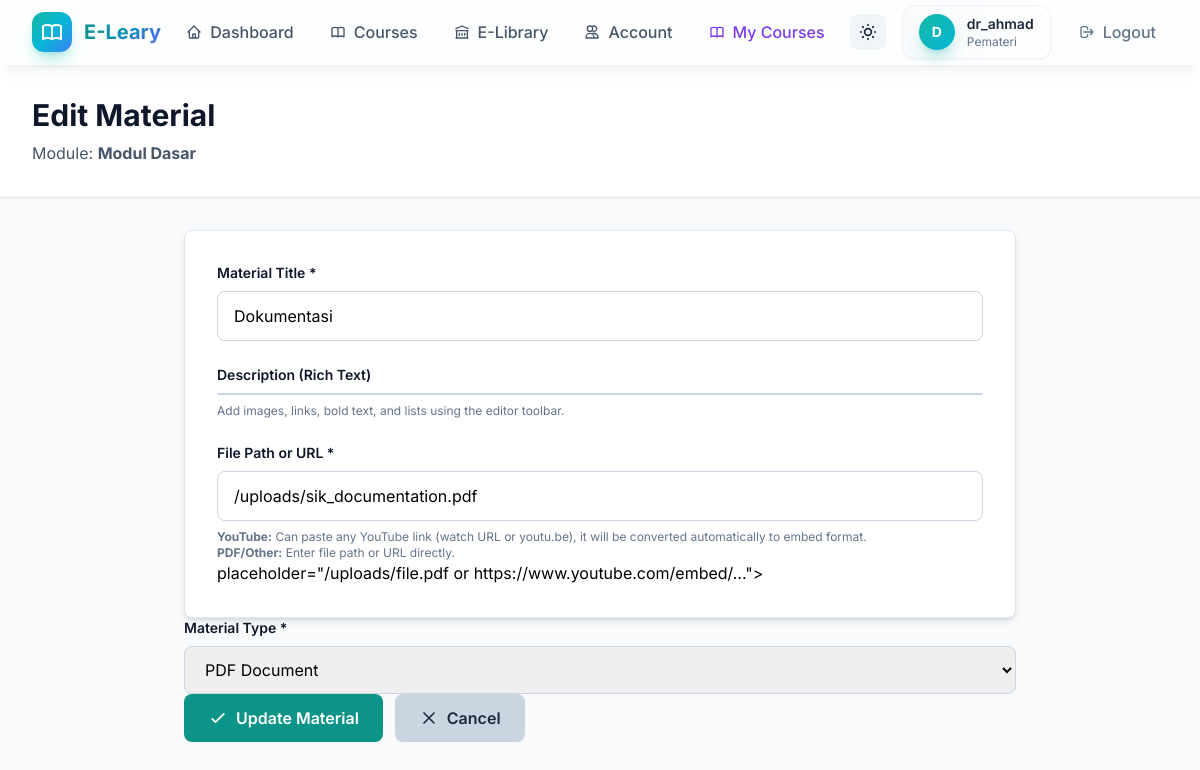
The app's page /admin/materials/3/edit (signed in) with its own data.
### models.py (models this page shows, shortened)
class User(UserMixin, db.Model):
    id = db.Column(db.Integer, primary_key=True)
    username = db.Column(db.String(120), unique=True, nullable=False, index=True)
    email = db.Column(db.String(120), unique=True, nullable=False, index=True)
    password_hash = db.Column(db.String(255), nullable=False)
    role = db.Column(db.String(20), default='user', nullable=False)  # 'admin', 'pemateri', or 'user'
    pending_role = db.Column(db.String(20), nullable=True)  # Requested role pending admin approval
    division = db.Column(db.String(100), nullable=True)  # e.g., Medical, IT, Admin, Mahasiswa/Koas
    profile_image = db.Column(db.String(255), nullable=True)  # Relative path under /uploads
    bio = db.Column(db.Text, nullable=True)
    created_at = db.Column(db.DateTime, default=datetime.utcnow)
    uploaded_books = db.relationship('LibraryBook', backref='uploader', lazy='dynamic', foreign_keys='LibraryBook.uploader_id')
    attendance_logs = db.relationship('AttendanceLog', backref='user', lazy='dynamic')
    enrollments = db.relationship('CourseEnrollment', backref='user', lazy='dynamic')
    instructed_courses = db.relationship('Course', backref='instructor_user', lazy='dynamic', foreign_keys='Course.instructor_id')
    def is_admin(self):
        return self.role == 'admin'
    def can_manage_courses(self):
        return self.role in ['admin', 'pemateri']

class CourseModule(db.Model):
    id = db.Column(db.Integer, primary_key=True)
    course_id = db.Column(db.Integer, db.ForeignKey('course.id'), nullable=False, index=True)
    title = db.Column(db.String(255), nullable=False)
    description = db.Column(db.Text, nullable=True)
    order_index = db.Column(db.Integer, default=0, nullable=False)
    created_at = db.Column(db.DateTime, default=datetime.utcnow)
    materials = db.relationship('CourseMaterial', backref='module', lazy='dynamic', cascade='all, delete-orphan')

class CourseMaterial(db.Model):
    id = db.Column(db.Integer, primary_key=True)
    module_id = db.Column(db.Integer, db.ForeignKey('course_module.id'), nullable=False, index=True)
    title = db.Column(db.String(255), nullable=False)
    description = db.Column(db.Text, nullable=True)
    file_path = db.Column(db.String(255), nullable=True)  # Path to uploaded file or external URL
    type = db.Column(db.String(50), default='pdf', nullable=False)  # 'pdf', 'video', 'assignment'
    created_at = db.Column(db.DateTime, default=datetime.utcnow)

### app/routes/admin.py (the view, shortened to what this page needs)
    @app.route('/admin/materials/<int:material_id>/edit', methods=['GET', 'POST'])
    @login_required
    @pemateri_required
    def edit_material(material_id):
        material = CourseMaterial.query.get_or_404(material_id)
        module = material.module
        course = module.course
        if not current_user.is_admin() and course.instructor_id != current_user.id:
            flash('You do not have permission to manage this course.', 'danger')
            return redirect(url_for('admin_courses'))
        return render_template('admin_edit_material.html', material=material, module=module, course=course)

### app/utils.py (called while the page is built)
def pemateri_required(f):
    @wraps(f)
    def decorated_function(*args, **kwargs):
        if not current_user.is_authenticated or not current_user.can_manage_courses():
            flash('Instructor or Admin access required.', 'danger')
            return redirect(url_for('index'))
        return f(*args, **kwargs)
    return decorated_function

### templates/admin_edit_material.html (shortened to what this page needs)
{% extends 'base.html' %}
{% block head %}
<link href="https://cdn.jsdelivr.net/npm/quill@1.3.7/dist/quill.snow.css" rel="stylesheet">
{% endblock %}
{% block content %}
<div class="min-h-screen bg-slate-50">
    <div class="bg-white border-b border-slate-200 shadow-sm">
        <div class="max-w-7xl mx-auto px-4 py-8 sm:px-6 lg:px-8">
            <h1 class="text-3xl font-bold text-slate-900">Edit Material</h1>
            <p class="mt-2 text-slate-600">Module: <strong>{{ module.title }}</strong></p>
        </div>
    </div>
    <div class="max-w-4xl mx-auto px-4 py-8 sm:px-6 lg:px-8">
        <div class="bg-white rounded-lg shadow-md p-8 border border-slate-200">
            <form method="POST" class="space-y-6">
                <div>
                    <label for="title" class="block text-sm font-semibold text-slate-900 mb-2">Material Title *</label>
                    <input type="text" id="title" name="title" required
                           value="{{ material.title }}"
                           class="w-full px-4 py-3 border border-slate-300 rounded-lg focus:outline-none focus:border-teal-600 focus:ring-2 focus:ring-teal-100"
                           placeholder="e.g., Apa itu SIK?">
                </div>
                <div>
                    <label for="description" class="block text-sm font-semibold text-slate-900 mb-2">Description (Rich Text)</label>
                    <div id="material-description-editor" class="bg-white rounded-lg border border-slate-300"></div>
                    <p class="text-xs text-slate-500 mt-2">Add images, links, bold text, and lists using the editor toolbar.</p>
                </div>
                <div>
                    <label for="file_path" class="block text-sm font-semibold text-slate-900 mb-2">File Path or URL *</label>
                    <input type="text" id="file_path" name="file_path" required
                           value="{{ material.file_path }}"
                           class="w-full px-4 py-3 border border-slate-300 rounded-lg focus:outline-none focus:border-teal-600 focus:ring-2 focus:ring-teal-100"
                           placeholder="/uploads/file.pdf or https://www.youtube.com/watch?v=...">
                    <p class="text-xs text-slate-500 mt-2">
                        <strong>YouTube:</strong> Can paste any YouTube link (watch URL or youtu.be), it will be converted automatically to embed format.
                        <br><strong>PDF/Other:</strong> Enter file path or URL directly.
                    </p>
                </div>
                           placeholder="/uploads/file.pdf or https://www.youtube.com/embed/...">
                </div>
                <div>
                    <label for="type" class="block text-sm font-semibold text-slate-900 mb-2">Material Type *</label>
                    <select id="type" name="type" required class="w-full px-4 py-3 border border-slate-300 rounded-lg focus:outline-none focus:border-teal-600 focus:ring-2 focus:ring-teal-100">
                        <option value="pdf" {% if material.type == 'pdf' %}selected{% endif %}>PDF Document</option>
                    </select>
                </div>
                <div class="flex items-center gap-3">
                    <button type="submit" class="bg-teal-600 hover:bg-teal-700 text-white font-semibold py-3 px-6 rounded-lg transition-colors flex items-center gap-2">
                        <svg class="w-5 h-5" fill="none" stroke="currentColor" viewBox="0 0 24 24">
                            <path stroke-linecap="round" stroke-linejoin="round" stroke-width="2" d="M5 13l4 4L19 7"/>
                        </svg>
                        Update Material
                    </button>
                    <a href="{{ url_for('manage_materials', module_id=module.id) }}"
                       class="bg-slate-300 hover:bg-slate-400 text-slate-800 font-semibold py-3 px-6 rounded-lg transition-colors flex items-center gap-2">
                        <svg class="w-5 h-5" fill="none" stroke="currentColor" viewBox="0 0 24 24">
                            <path stroke-linecap="round" stroke-linejoin="round" stroke-width="2" d="M6 18L18 6M6 6l12 12"/>
                        </svg>
                        Cancel
                    </a>
                </div>
        </div>
    </div>
{% endblock %}

### templates/base.html (shortened to what this page needs)
<!DOCTYPE html>
<html lang="en" id="html-root">
<head>
    <script src="https://cdn.tailwindcss.com"></script>
    {% block head %}{% endblock %}
</head>
<body class="bg-gradient-mesh min-h-screen dark:bg-slate-900 dark:text-slate-100">
    <nav class="glass dark:glass-dark border-b border-white/20 dark:border-slate-700 sticky top-0 z-40 shadow-lg shadow-black/5">
        <div class="max-w-7xl mx-auto px-4 sm:px-6 lg:px-8">
            <div class="flex justify-between items-center h-16">
                <div class="flex items-center gap-3">
                    <div class="w-10 h-10 bg-gradient-to-br from-teal-500 via-cyan-500 to-blue-500 rounded-xl flex items-center justify-center shadow-lg shadow-teal-500/30 animate-pulse-slow">
                    </div>
                    <span class="text-xl font-bold gradient-text">E-Leary</span>
                </div>
                {% if current_user.is_authenticated %}
                    <div class="hidden md:flex items-center gap-1">
                        <a href="{{ url_for('index') }}" class="px-4 py-2 rounded-lg text-slate-600 dark:text-slate-300 hover:text-teal-600 dark:hover:text-teal-400 hover:bg-teal-50 dark:hover:bg-slate-700 font-medium transition-all duration-200">
                            <span class="flex items-center gap-2">
                                <svg class="w-4 h-4" fill="none" stroke="currentColor" viewBox="0 0 24 24"><path stroke-linecap="round" stroke-linejoin="round" stroke-width="2" d="M3 12l2-2m0 0l7-7 7 7M5 10v10a1 1 0 001 1h3m10-11l2 2m-2-2v10a1 1 0 01-1 1h-3m-6 0a1 1 0 001-1v-4a1 1 0 011-1h2a1 1 0 011 1v4a1 1 0 001 1m-6 0h6"/></svg>
                                Dashboard
                            </span>
                        </a>
                        <a href="{{ url_for('courses') }}" class="px-4 py-2 rounded-lg text-slate-600 dark:text-slate-300 hover:text-teal-600 dark:hover:text-teal-400 hover:bg-teal-50 dark:hover:bg-slate-700 font-medium transition-all duration-200">
                            <span class="flex items-center gap-2">
                                Courses
                            </span>
                        </a>
                        <a href="{{ url_for('library') }}" class="px-4 py-2 rounded-lg text-slate-600 dark:text-slate-300 hover:text-teal-600 dark:hover:text-teal-400 hover:bg-teal-50 dark:hover:bg-slate-700 font-medium transition-all duration-200">
                            <span class="flex items-center gap-2">
                                <svg class="w-4 h-4" fill="none" stroke="currentColor" viewBox="0 0 24 24"><path stroke-linecap="round" stroke-linejoin="round" stroke-width="2" d="M8 14v3m4-3v3m4-3v3M3 21h18M3 10h18M3 7l9-4 9 4M4 10h16v11H4V10z"/></svg>
                                E-Library
                            </span>
                        </a>
                        <a href="{{ url_for('account_settings') }}" class="px-4 py-2 rounded-lg text-slate-600 dark:text-slate-300 hover:text-teal-600 dark:hover:text-teal-400 hover:bg-teal-50 dark:hover:bg-slate-700 font-medium transition-all duration-200">
                            <span class="flex items-center gap-2">
                                <svg class="w-4 h-4" fill="none" stroke="currentColor" viewBox="0 0 24 24"><path stroke-linecap="round" stroke-linejoin="round" stroke-width="2" d="M12 4.354a4 4 0 110 5.292M15 21H3v-1a6 6 0 0112 0v1zm0 0h6v-1a6 6 0 00-9-5.197M13 7a4 4 0 11-8 0 4 4 0 018 0z"/></svg>
                                Account
                            </span>
                        </a>
                        {% if current_user.can_manage_courses() %}
                            <a href="{{ url_for('admin_courses') }}" class="px-4 py-2 rounded-lg text-violet-600 dark:text-violet-400 hover:text-violet-700 dark:hover:text-violet-300 hover:bg-violet-50 dark:hover:bg-slate-700 font-medium transition-all duration-200">
                                <span class="flex items-center gap-2">
                                    My Courses
                                </span>
                            </a>
                        {% endif %}
                    </div>
                    <div class="flex items-center gap-4">
                        <button id="darkModeToggle" class="p-2 rounded-lg bg-slate-100 dark:bg-slate-700 hover:bg-slate-200 dark:hover:bg-slate-600 transition-colors" title="Toggle dark mode">
                        </button>
                        <div class="hidden sm:flex items-center gap-3 bg-gradient-to-r from-slate-50 to-white dark:from-slate-800 dark:to-slate-700 px-4 py-2 rounded-xl border border-slate-200/50 dark:border-slate-600 shadow-sm">
                            {% if current_user.profile_image %}
                                <img src="{{ url_for('uploaded_file', filename=current_user.profile_image) }}" alt="Profile" class="w-9 h-9 rounded-full object-cover border border-teal-500/30" />
                            {% else %}
                                <div class="w-9 h-9 bg-gradient-to-br from-teal-500 to-cyan-500 rounded-full flex items-center justify-center text-white font-bold text-sm shadow-lg shadow-teal-500/30">
                                    {{ current_user.username[0].upper() }}
                                </div>
                            {% endif %}
                            <div>
                                <p class="text-sm font-semibold text-slate-800 dark:text-slate-100">{{ current_user.username }}</p>
                                <p class="text-xs text-slate-500 dark:text-slate-400 capitalize">{{ current_user.role }}</p>
                            </div>
                        </div>
                        <a href="{{ url_for('logout') }}" class="flex items-center gap-2 text-slate-500 dark:text-slate-400 hover:text-red-500 dark:hover:text-red-400 font-medium transition-colors px-3 py-2 rounded-lg hover:bg-red-50 dark:hover:bg-red-900/20">
                            <svg class="w-4 h-4" fill="none" stroke="currentColor" viewBox="0 0 24 24"><path stroke-linecap="round" stroke-linejoin="round" stroke-width="2" d="M17 16l4-4m0 0l-4-4m4 4H7m6 4v1a3 3 0 01-3 3H6a3 3 0 01-3-3V7a3 3 0 013-3h4a3 3 0 013 3v1"/></svg>
                            <span class="hidden sm:inline">Logout</span>
                        </a>
                    </div>
                {% endif %}
            </div>
        </div>
    </nav>
    <main class="page-enter">
        {% block content %}{% endblock %}
    </main>
</body>
</html>

### templates/base.html (style rules this page uses)
body { font-family: 'Inter', -apple-system, BlinkMacSystemFont, 'Segoe UI', sans-serif; }
.glass { background: rgba(255, 255, 255, 0.85); backdrop-filter: blur(10px); -webkit-backdrop-filter: blur(10px); }
.gradient-text { background: linear-gradient(135deg, #0d9488 0%, #0891b2 50%, #6366f1 100%); -webkit-background-clip: text; -webkit-text-fill-color: transparent; background-clip: text; }
.page-enter { animation: slideUp 0.4s ease-out; }
.bg-gradient-mesh { background: linear-gradient(135deg, #f0fdfa 0%, #f0f9ff 50%, #faf5ff 100%); }

### records on screen
User: username "D", username "dr_ahmad", role "Pemateri"
CourseModule: title "Modul Dasar"
CourseMaterial: title "Dokumentasi", file_path "/uploads/sik_documentation.pdf", type "PDF Document"
